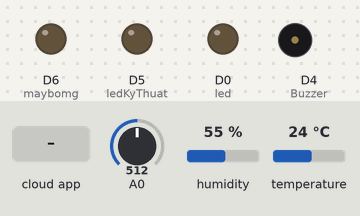
A sketch run on a simulated ESP8266 (NodeMCU). On the bench: output pins drawn as LEDs (lit = HIGH), buzzer (waves = sounding, pin HIGH). The inputs (shaded band) are chosen by the test bench; at power-on: A0 = 512, humidity 55 %, temperature 24 °C. WiFi joins after 1.5 s; servers stay silent unless stated; network time is answered at once with the bench clock; the local clock reads 2024-03-15 10:24:30 at power-on unless the sketch sets it; the Firebase database answers and starts empty; what the sketch prints to the serial monitor is not drawn.

Above: at 2.7 s.
2.8 s: A0 set to 640
4.5 s: A0 set to 662
At 6.6 s:
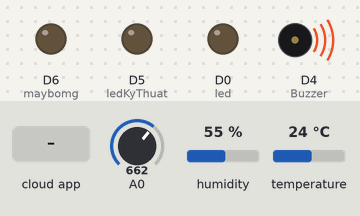
6.9 s: the phone or cloud app sets status to ON
At 8.3 s:
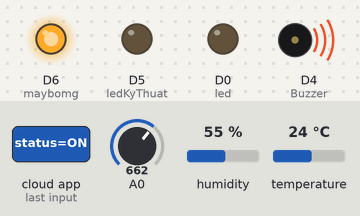
9.4 s: the phone or cloud app sets lightStatus to ON
At 11.0 s:
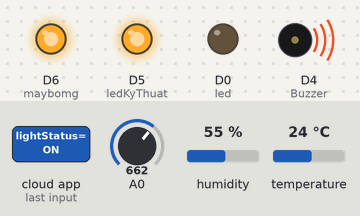
11.3 s: the phone or cloud app sets status to on
At 13.3 s:
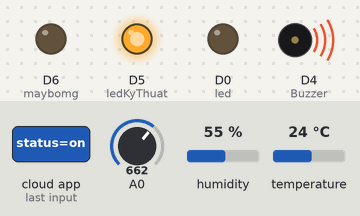
13.6 s: A0 set to 511
At 14.4 s:
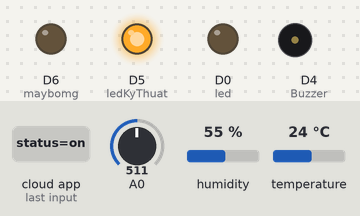
Timing chart, 0 to 16.4 s (numbered marks = the images above; inputs shaded):
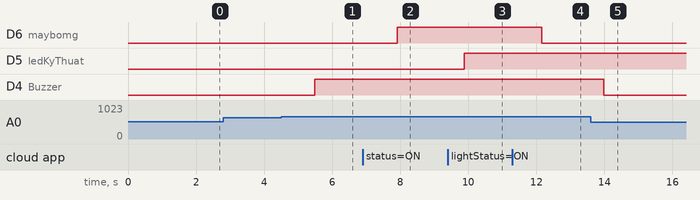

Measured:
- the behaviour switches between 650 and 651 on A0 (found by bisection; images 0 and 1)
- after the input at 2.8 s, every drawn part: stays the same
- after the input at 4.5 s, D4 (Buzzer): LOW → HIGH after 0.98 s
- after the input at 6.9 s, D6 (maybomg): LOW → HIGH after 1.0 s
- after the input at 9.4 s, D5 (ledKyThuat): LOW → HIGH after 0.49 s
- after the input at 11.3 s, D6 (maybomg): HIGH → LOW after 0.86 s
- after the input at 13.6 s, D4 (Buzzer): HIGH → LOW after 0.39 s

The sketch:

ESP_KyThuat_TangTret.ino
```cpp
#include <ESP8266WiFi.h>
#include <FirebaseArduino.h>
#include <NTPClient.h>
#include <WiFiUdp.h>
#include <DHT.h>

#include <Arduino.h>

// Khai báo host và key secrets
#define FIREBASE_HOST "iot-quyduong-default-rtdb.firebaseio.com"
#define FIREBASE_AUTH "E533z8Ws3eE5J0A3hf7nkTYjQcXpqKom2YbDKiyu"
// Khai báo tên và pass WIFI
#define WIFI_SSID "WiFi"
#define WIFI_PASSWORD "Cuong998"

// Khai báo LED
int led = D0;
int ledKyThuat = D5;
int maybomg = D6;
String fireStatus = "";

// Khai báo biến với thư viện DHT
#define DHTPIN D1
#define DHTTYPE DHT11
DHT dht(DHTPIN, DHTTYPE);

// Khai báo PIR HC-SR501
#define PIRPIN D3
int motion_st = 0;

// Khai báo Gas MQ-2 và chuông báo động
#define GasAnalog 0 // Chân Analog 0
#define Buzzer D4

// Lấy h online từ ntpserver
WiFiUDP ntpUDP;
NTPClient timeClient(ntpUDP, "pool.ntp.org");

void setup() {
  // Xuất outbound 112500
  Serial.begin(112500);

  // Khai báo setup LED
  pinMode(led, OUTPUT);
  pinMode(ledKyThuat, OUTPUT);
  pinMode(maybomg, OUTPUT);
//  pinMode(Pin_D7, OUTPUT);
//  pinMode(Pin_D8, OUTPUT);

  // Kiểm tra các kết nối WIFI
  WiFi.begin(WIFI_SSID, WIFI_PASSWORD);
  Serial.print("Connecting to ");
  Serial.print(WIFI_SSID);
  while (WiFi.status() != WL_CONNECTED) {
    Serial.print(".");
    delay(500);
  }
  Serial.println();
  Serial.print("Connected to ");
  Serial.println(WIFI_SSID);

  // Xuất ra địa chỉ IP của WIFI đã kết nối
  Serial.print("IP Address is: ");
  Serial.println(WiFi.localIP());

  //Khởi động Firebase
  Firebase.begin(FIREBASE_HOST, FIREBASE_AUTH);

  // Khởi động timeclient của thư viện NTP để xác định time
  timeClient.begin();
  // Múi giờ VN GMT + 7 với 7*3600 = 7 * 60*60 cứ 1 múi h tăng lên 3600
  timeClient.setTimeOffset(7 * 3600);

  // Khởi đông DHT22
  dht.begin();

  // Khởi động Pir
  pinMode(PIRPIN, INPUT);

  //Khởi động chuông báo
  pinMode(Buzzer, OUTPUT);
}

void loop() {
  cam_bien_do_tang_tret();
  dieu_khien_thiet_bi_NKT();
  maybom2();
}

// hàm máy bơm
void maybom2(){
  String maybom2 = Firebase.getString("may_bom/G/status");
  if (maybom2 == "ON") {
    digitalWrite(maybomg, HIGH);
    Serial.println("Máy bơm tầng G đang chạy");
  }
  else {
    digitalWrite(maybomg, LOW);
    Serial.println("Máy bơm tầng G đang tắt");
  }
}

// Hàm chứa các thiết bị điều khiển
void dieu_khien_thiet_bi_NKT() {
  String led = Firebase.getString("nhaKyThuat/lightStatus");
  if (led == "ON" || led == "on" || led == "On" || led == "oN") {
    //Serial.println("Led Turned ON");
    digitalWrite(ledKyThuat, HIGH);
  }
  else if (led == "OFF" || led == "off" || led == "oFF" || led == "Off") {
    //Serial.println("Led Turned OFF");
    digitalWrite(ledKyThuat, LOW);
  }
  else {
    Serial.println("Kiểm tra kết nối! Vui lòng gửi ON/OFF đến LED NKT");
  }

}

// Hàm chứ các thiết bị đo đạt
void cam_bien_do_tang_tret() {
  // kiểm tra update time của NTPCLient
  timeClient.update();
  unsigned long epochTime = timeClient.getEpochTime();
  // Giờ Phút Giây
  String formattedTime = timeClient.getFormattedTime();

  struct tm *ptm = gmtime ((time_t *)&epochTime);
  int monthDay = ptm->tm_mday; // ngày
  int currentMonth = ptm->tm_mon + 1; // tháng
  int currentYear = ptm->tm_year + 1900; // năm
  //String currentDate = String(currentYear) + "-" + String(currentMonth) + "-" + String(monthDay); // năm tháng ngày thứ
  String currentDate = String(currentYear) + "-" + String(currentMonth) + "-" + String(monthDay) + " " + String(formattedTime);
  //Serial.println(currentDate);

  // Cây thư mục chứ data đo đạt đc gửi đến fiebase
  String ThietBiDo = "G/";

  // Gửi time đo đạt đến Firebase
  Firebase.setString("deviceCheck/timeDevice1", currentDate);
  Firebase.setString(ThietBiDo + "Time", formattedTime);

  // Khai báo biến chứa nhiệt độ và độ ẩm
  float h =  dht.readHumidity();
  float t = dht.readTemperature();
  Serial.print((String)"Temperature = " + t + " °C");
  Serial.println();
  Serial.print((String)"Humidity    = " + h + " %");
  Serial.println();

  // Gửi nhiệt độ và độ ẩm đến cây thư mục của firebase
  Firebase.setFloat(ThietBiDo + "Humidity", h);
  Firebase.setFloat(ThietBiDo + "Temperature", t);

  // Kiểm tra khí Gas
  float gas = analogRead(GasAnalog);
  Serial.println(gas);
  Firebase.setFloat("nhaKyThuat/Gas", gas);
  if(gas > 650){
    Serial.println("Cảnh báo cháy");
    digitalWrite (Buzzer, HIGH);
  }
  else{
    digitalWrite (Buzzer, LOW);
  }

  // Kiểm tra trình trạng Firebase nếu lỗi
  if (Firebase.failed()) {
    Serial.println(Firebase.error());
  }
}
```
